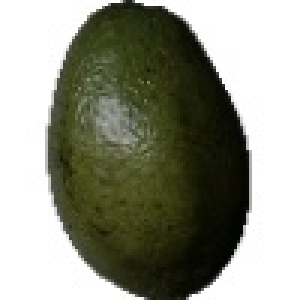
#> input picture fruit_images/test/Avocado/51_100.jpg, 100 x 100 px (shown 3 times larger)
$ python -i app.py   (imports and definitions only)
#> lines starting #> are read from the running program, lines starting #| are printed output that depends on the picture
#> further down, picture is the input picture: shape (100, 100, 3); mean B, G, R 134.8, 148.9, 147
import streamlit as st
import cv2
import numpy as np
import joblib
from skimage.feature import hog, local_binary_pattern
from sklearn.preprocessing import StandardScaler
from sklearn.neighbors import KNeighborsClassifier
from sklearn.pipeline import Pipeline

# ==== CONFIG ====
IMG_SIZE = 100
MODEL_PATH = "knn_image_model.pkl"

# ==== LOAD MODEL ====
# [1 line not run here, left out]

# ==== FEATURE EXTRACTION ====
def extract_features(img):
    # Resize về 100x100x3
    img = cv2.resize(img, (IMG_SIZE, IMG_SIZE))
    gray = cv2.cvtColor(img, cv2.COLOR_BGR2GRAY)
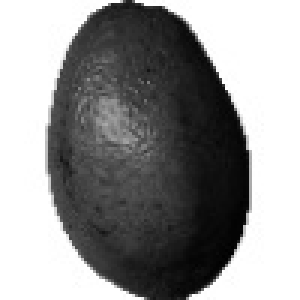
#> gray: shape (100, 100) (shown 3 times larger); min 1, max 255, mean 146.7

    # --- HOG ---
    hog_feat = hog(gray, orientations=9, pixels_per_cell=(8, 8),
                   cells_per_block=(2, 2), block_norm='L2-Hys',
                   transform_sqrt=True, feature_vector=True)
#> hog_feat = 4356 values, max 1 at index 27, min 0 at index 0, mean 0.109

    # --- LBP ---
    lbp = local_binary_pattern(gray, P=24, R=3, method="uniform")
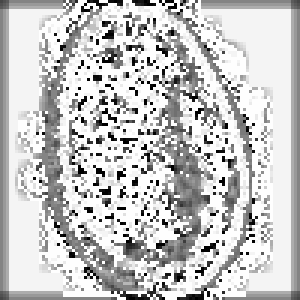
#> lbp: shape (100, 100) float64 (shown 3 times larger); min 0, max 25, mean 19.4; drawn with min black and max white
    (hist_lbp, _) = np.histogram(lbp.ravel(),
                                 bins=np.arange(0, 24 + 3),
                                 range=(0, 24 + 2))
#> hist_lbp = 26 values, max 3583 at index 25, min 49 at index 5, mean 384.6
    hist_lbp = hist_lbp.astype("float")
    hist_lbp /= (hist_lbp.sum() + 1e-6)
#> hist_lbp = 26 values, max 0.358 at index 25, min 0.0049 at index 5, mean 0.0385

    # --- SURF (hoặc SIFT nếu SURF không có) ---
    try:
        surf = cv2.xfeatures2d.SURF_create(400)
    except:
        surf = cv2.SIFT_create()
    kp, des = surf.detectAndCompute(gray, None)
#> kp = 23 keypoints; strongest (x, y, size): (60, 12, 8.6), (83, 48, 1.9), (80, 46, 2.6), (65, 96, 2.4)
    if des is None:
        des = np.zeros((1, 64))  # tránh None
    surf_feat = des.mean(axis=0)  # lấy mean descriptor
#> surf_feat = 128 values, max 180.3 at index 72, min 0 at index 18, mean 16.31

    # --- Color Histogram ---
    chans = cv2.split(img)
    hist_color = []
    for chan in chans:
        hist = cv2.calcHist([chan], [0], None, [32], [0, 256])
        hist = cv2.normalize(hist, hist).flatten()
        hist_color.extend(hist)
#> this loop made 3 passes
#> after the loop, hist_color = 96 values, max 0.954 at index 63, min 0.002 at index 27, mean 0.0639
    hist_color = np.array(hist_color)

    # --- Gộp tất cả ---
    feature_vector = np.hstack([hog_feat, hist_lbp, surf_feat, hist_color])
#> feature_vector = 4606 values, max 180.3 at index 4454, min 0 at index 0, mean 0.558
    return feature_vector


# ==== STREAMLIT APP ====
# [19 lines not run here, left out]

>>> import cv2
>>> picture = cv2.imread('fruit_images/test/Avocado/51_100.jpg')
>>> result = extract_features(picture)
#> result has the same summary as feature_vector in extract_features
